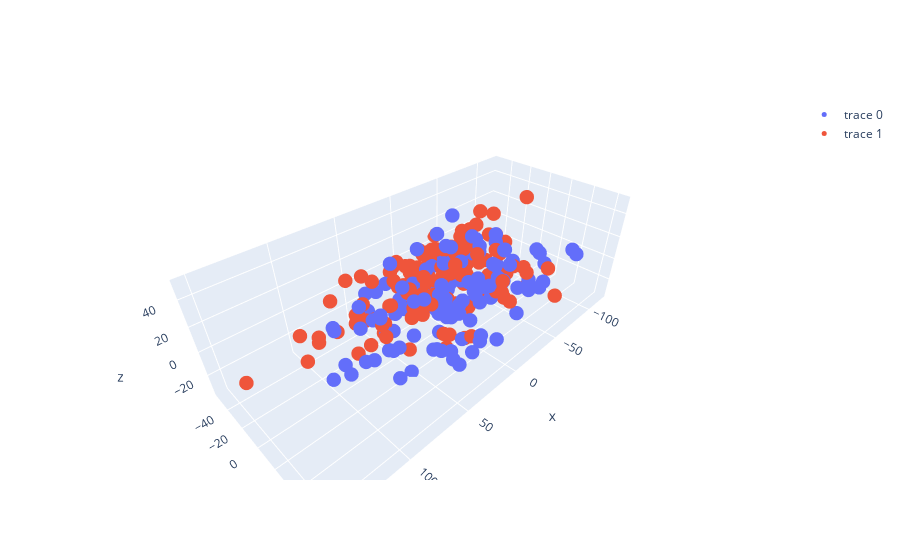

The code cell stored with this chart in its notebook:
### Markdown cell above
#### Ritar ut transformerad data i 3D
Vår skuggbild har nu fått en annan form. Beroende på vilket typ av modell vi vill använda kan vi behöva normalisera datan.

### Code cell
plot_3d(heart2, 'target')

### Figure 1 — Plotly figure (JSON) as saved in the notebook; plotly's stock layout.template omitted (floating-point values rounded to 4 significant figures; data arrays with more than 128 entries replaced by an {"elided": "..."} marker saying what was removed)
{"data": [{"marker": {"size": 5}, "mode": "markers", "type": "scatter3d", "x": {"elided": "467 float values"}, "y": {"elided": "467 float values"}, "z": {"elided": "467 float values"}}, {"marker": {"size": 5}, "mode": "markers", "type": "scatter3d", "x": {"elided": "502 float values"}, "y": {"elided": "502 float values"}, "z": {"elided": "502 float values"}}], "layout": {}}
